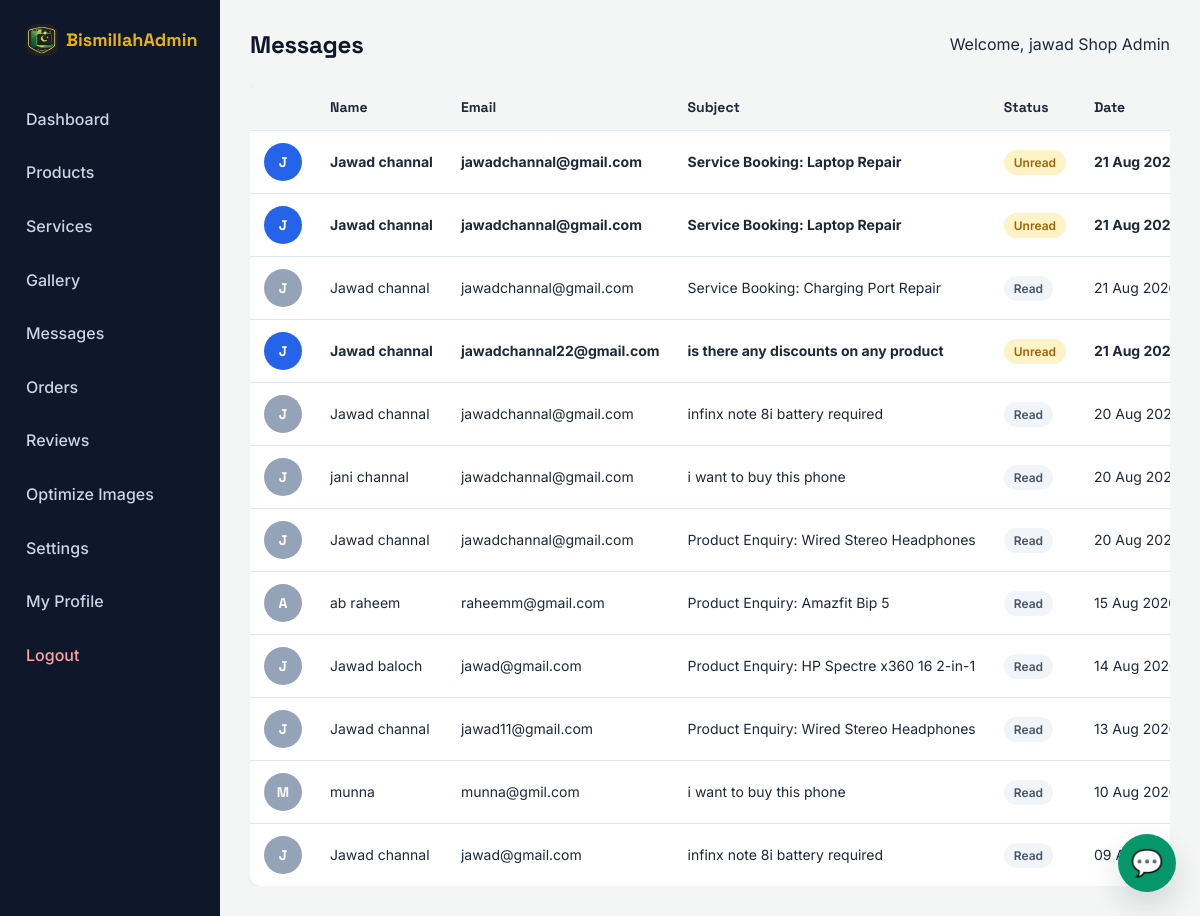
Page /admin/messages/index.php (signed in) on the committed database.
### tables this page shows
CREATE TABLE `settings` (
  `setting_id` int(11) NOT NULL,
  `logo_image` varchar(255) DEFAULT NULL,
  `updated_at` timestamp NOT NULL DEFAULT current_timestamp() ON UPDATE current_timestamp()
);

CREATE TABLE `messages` (
  `message_id` int(11) NOT NULL,
  `name` varchar(100) NOT NULL,
  `email` varchar(150) NOT NULL,
  `phone` varchar(30) DEFAULT NULL,
  `subject` varchar(150) DEFAULT NULL,
  `message` text NOT NULL,
  `status` enum('unread','read') NOT NULL DEFAULT 'unread',
  `created_at` timestamp NOT NULL DEFAULT current_timestamp(),
  `reference_token` varchar(12) DEFAULT NULL,
  `customer_status` enum('pending','in_progress','resolved') NOT NULL DEFAULT 'pending'
);

### admin/messages/index.php (the view, shortened to what this page needs)
<?php
require '../../config/database.php';
$messages = $pdo->query("SELECT * FROM messages ORDER BY created_at DESC")->fetchAll();
require '../includes/admin-header.php';
?>
<div class="desktop-table-only">
<div class="table-responsive">
<table class="admin-table">
    <tr><th></th><th>Name</th><th>Email</th><th>Subject</th><th>Status</th><th>Date</th><th>Actions</th></tr>
    <?php foreach ($messages as $m): ?>
    <tr style="<?php echo $m['status'] === 'unread' ? 'font-weight:700;' : ''; ?>">
        <td><div class="avatar-circle" style="background:<?php echo $m['status'] === 'unread' ? 'var(--success)' : '#94a3b8'; ?>;"><?php echo strtoupper(substr($m['name'], 0, 1)); ?></div></td>
        <td><?php echo htmlspecialchars($m['name']); ?></td>
        <td><?php echo htmlspecialchars($m['email']); ?></td>
        <td><?php echo htmlspecialchars($m['subject']); ?></td>
        <td>
            <?php if ($m['status'] === 'unread'): ?>
                <span class="category-badge" style="background:var(--accent-light); color:var(--accent-dark);">Unread</span>
            <?php else: ?>
                <span class="category-badge" style="background:#f1f5f9; color:#475569;">Read</span>
            <?php endif; ?>
        </td>
        <td><?php echo date('d M Y', strtotime($m['created_at'])); ?></td>
    </tr>
    <?php endforeach; ?>
</table>
</div>
</div>
<?php require '../includes/admin-footer.php'; ?>

### admin/includes/admin-sidebar.php (shortened to what this page needs)
<?php $siteSettings = $pdo->query("SELECT * FROM settings LIMIT 1")->fetch(); ?>
<aside class="admin-sidebar">
    <div class="admin-logo">
        <?php if (!empty($siteSettings['logo_image'])): ?>
            <span style="display:inline-flex; align-items:center; gap:8px;">
                <img src="/bismillah-shop/uploads/branding/<?php echo htmlspecialchars($siteSettings['logo_image']); ?>" alt="Logo" class="site-logo-img" style="height:32px; width:32px;">
                <span>Bismillah<span style="color:var(--accent);">Admin</span></span>
            </span>
        <?php else: ?>
            Bismillah<span>Admin</span>
        <?php endif; ?>
    </div>
    <nav class="admin-nav">
        <a href="/bismillah-shop/admin/dashboard.php" class="admin-nav-link">Dashboard</a>
        <a href="/bismillah-shop/admin/products/index.php" class="admin-nav-link">Products</a>
        <a href="/bismillah-shop/admin/services/index.php" class="admin-nav-link">Services</a>
        <a href="/bismillah-shop/admin/gallery/index.php" class="admin-nav-link">Gallery</a>
        <a href="/bismillah-shop/admin/messages/index.php" class="admin-nav-link">Messages</a>
        <a href="/bismillah-shop/admin/orders/index.php" class="admin-nav-link">Orders</a>
        <a href="/bismillah-shop/admin/reviews/index.php" class="admin-nav-link">Reviews</a>
        <a href="/bismillah-shop/admin/optimize-images.php" class="admin-nav-link">Optimize Images</a>
        <a href="/bismillah-shop/admin/settings.php" class="admin-nav-link">Settings</a>
        <a href="/bismillah-shop/admin/profile.php" class="admin-nav-link">My Profile</a>
        <a href="/bismillah-shop/admin/logout.php" class="admin-nav-link" style="color:#fca5a5;">Logout</a>
    </nav>
</aside>

### assets/css/style.css (style rules this page uses)
:root { --primary: #059669; --primary-dark: #047857; --primary-light: #d1fae5; --secondary: #0f172a; --accent: #eab308; --accent-dark: #a16207; --accent-light: #fef3c7; --bg: #fdfdfb; --bg-light: #f3f6f4; --text: #1e293b; --text-muted: #64748b; --border: #e2e8f0; --success: #2563eb; --danger: #dc2626; --font-heading: 'Space Grotesk', 'Segoe UI', Roboto, Arial, sans-serif; --font-body: 'Inter', 'Segoe UI', Roboto, Arial, sans-serif; --radius: 10px; --shadow: 0 2px 10px rgba(15,23,42,0.06); --shadow-hover: 0 14px 30px rgba(15,23,42,0.14); }
* { box-sizing: border-box; margin: 0; padding: 0; }
body { font-family: var(--font-body); color: var(--text); background: var(--bg); line-height: 1.6; }
a { text-decoration: none; color: var(--primary); }
.site-logo-img { height: 40px; width: 40px; object-fit: cover; border-radius: 10px; vertical-align: middle; }
.category-badge { display: inline-block; font-size: 12px; font-weight: 600; padding: 3px 10px; border-radius: 20px; }

### assets/css/admin.css (style rules this page uses)
.admin-sidebar { width: 220px; background: var(--secondary); color: #fff; padding: 24px 16px; flex-shrink: 0; }
.admin-logo { font-family: var(--font-heading); font-size: 18px; font-weight: 700; margin-bottom: 30px; padding: 0 10px; }
.admin-logo span { color: var(--accent); }
.admin-nav-link { display: block; padding: 12px 10px; color: #cbd5e1; border-radius: var(--radius); margin-bottom: 4px; font-weight: 500; }
.table-responsive { width: 100%; overflow-x: auto; -webkit-overflow-scrolling: touch; }
.admin-table { width: 100%; min-width: 500px; background: #fff; border-collapse: collapse; border-radius: var(--radius); overflow: hidden; box-shadow: var(--shadow); }
.admin-table th, .admin-table td { padding: 12px 14px; text-align: left; border-bottom: 1px solid var(--border); font-size: 14px; white-space: nowrap; }
.admin-table th { background: var(--bg-light); font-weight: 700; font-family: var(--font-heading); }
.admin-table tr:last-child td { border-bottom: none; }
.avatar-circle { width: 38px; height: 38px; border-radius: 50%; display: flex; align-items: center; justify-content: center; font-family: var(--font-heading); font-weight: 700; font-size: 14px; color: #fff; flex-shrink: 0; }
.desktop-table-only { display: block; }

### rows in the picture
settings: logo_image (picture)
messages: name "J", name "Jawad channal", email "jawadchannal@gmail.com", subject "Service Booking: Laptop Repair", status "Unread", created_at "21 Aug…"
messages: name "J", name "Jawad channal", email "jawadchannal@gmail.com", subject "Service Booking: Laptop Repair", status "Unread", created_at "21 Aug…"
messages: name "J", name "Jawad channal", email "jawadchannal@gmail.com", subject "Service Booking: Charging Port Repair", status "Read", created_at "21 Aug…"
messages: name "J", name "Jawad channal", email "jawadchannal22@gmail.com", subject "is there any discounts on any product", status "Unread", created_at "21 Aug…"
messages: name "J", name "Jawad channal", email "jawadchannal@gmail.com", subject "infinx note 8i battery required", status "Read", created_at "20 Aug…"
messages: name "J", name "jani channal", email "jawadchannal@gmail.com", subject "i want to buy this phone", status "Read", created_at "20 Aug…"
messages: name "J", name "Jawad channal", email "jawadchannal@gmail.com", subject "Product Enquiry: Wired Stereo Headphones", status "Read", created_at "20 Aug…"
messages: name "A", name "ab raheem", email "raheemm@gmail.com", subject "Product Enquiry: Amazfit Bip 5", status "Read", created_at "15 Aug…"
messages: name "J", name "Jawad baloch", email "jawad@gmail.com", subject "Product Enquiry: HP Spectre x360 16 2-in-1", status "Read", created_at "14 Aug…"
messages: name "J", name "Jawad channal", email "jawad11@gmail.com", subject "Product Enquiry: Wired Stereo Headphones", status "Read", created_at "13 Aug…"
messages: name "M", name "munna", email "munna@gmil.com", subject "i want to buy this phone", status "Read", created_at "10 Aug…"
messages: name "J", name "Jawad channal", email "jawad@gmail.com", subject "infinx note 8i battery required", status "Read", created_at "09…"

### other values in the picture
$pageTitle "Messages"
$_SESSION['admin_name'] "jawad Shop Admin"
